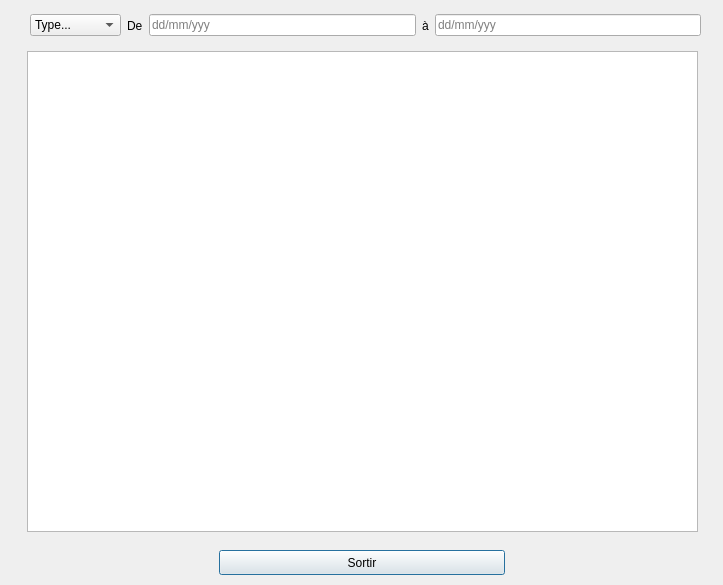
<?xml version="1.0" encoding="UTF-8"?>
<ui version="4.0">
 <class>HistoryDialog</class>
 <widget class="QDialog" name="HistoryDialog">
  <property name="geometry">
   <rect>
    <x>0</x>
    <y>0</y>
    <width>723</width>
    <height>585</height>
   </rect>
  </property>
  <property name="minimumSize">
   <size>
    <width>723</width>
    <height>585</height>
   </size>
  </property>
  <property name="maximumSize">
   <size>
    <width>723</width>
    <height>585</height>
   </size>
  </property>
  <property name="windowTitle">
   <string>Dialog</string>
  </property>
  <widget class="QPushButton" name="exitButton">
   <property name="geometry">
    <rect>
     <x>219</x>
     <y>550</y>
     <width>286</width>
     <height>25</height>
    </rect>
   </property>
   <property name="layoutDirection">
    <enum>Qt::LeftToRight</enum>
   </property>
   <property name="text">
    <string>Sortir</string>
   </property>
  </widget>
  <widget class="QTableWidget" name="tableWidget">
   <property name="geometry">
    <rect>
     <x>27</x>
     <y>51</y>
     <width>671</width>
     <height>481</height>
    </rect>
   </property>
   <property name="sortingEnabled">
    <bool>true</bool>
   </property>
   <property name="cornerButtonEnabled">
    <bool>true</bool>
   </property>
   <attribute name="horizontalHeaderVisible">
    <bool>false</bool>
   </attribute>
   <attribute name="verticalHeaderVisible">
    <bool>false</bool>
   </attribute>
   <column>
    <property name="text">
     <string>Identifiant</string>
    </property>
   </column>
   <column>
    <property name="text">
     <string>Type</string>
    </property>
   </column>
   <column>
    <property name="text">
     <string>Description</string>
    </property>
   </column>
   <column>
    <property name="text">
     <string>Date</string>
    </property>
   </column>
  </widget>
  <widget class="QWidget" name="horizontalLayoutWidget_2">
   <property name="geometry">
    <rect>
     <x>30</x>
     <y>0</y>
     <width>671</width>
     <height>51</height>
    </rect>
   </property>
   <layout class="QHBoxLayout" name="horizontalLayout_3">
    <item>
     <widget class="QComboBox" name="typeComboBox">
      <item>
       <property name="text">
        <string>Type...</string>
       </property>
      </item>
      <item>
       <property name="text">
        <string>Création</string>
       </property>
      </item>
      <item>
       <property name="text">
        <string>Supression</string>
       </property>
      </item>
      <item>
       <property name="text">
        <string>Edition</string>
       </property>
      </item>
     </widget>
    </item>
    <item>
     <layout class="QHBoxLayout" name="horizontalLayout">
      <item>
       <widget class="QLabel" name="fromLabel">
        <property name="text">
         <string>De</string>
        </property>
       </widget>
      </item>
      <item>
       <widget class="QLineEdit" name="startEditLine">
        <property name="placeholderText">
         <string>dd/mm/yyy</string>
        </property>
       </widget>
      </item>
      <item>
       <widget class="QLabel" name="toLabel">
        <property name="text">
         <string>à</string>
        </property>
       </widget>
      </item>
      <item>
       <widget class="QLineEdit" name="endEditLine">
        <property name="placeholderText">
         <string>dd/mm/yyy</string>
        </property>
       </widget>
      </item>
     </layout>
    </item>
   </layout>
  </widget>
 </widget>
 <resources/>
 <connections/>
</ui>
